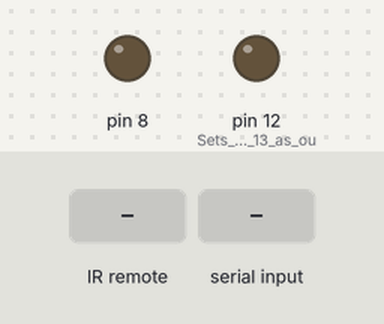
This sketch was run on a simulated Arduino Uno, built with avr-gcc and run on an emulated ATmega328P. Shown: output pins drawn as LEDs (lit = HIGH). The test bench sets the inputs (shaded band).

Above: at 1.2 s.
1.3 s: infrared code 0xFF30CF received
At 2.5 s:
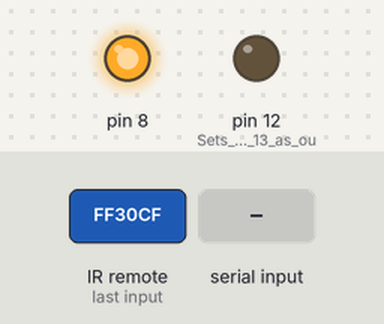
2.8 s: "3" received over Serial
At 3.9 s:
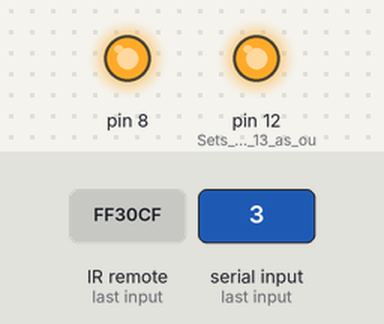
4.3 s: infrared code 0xFF6897 received
At 5.0 s:
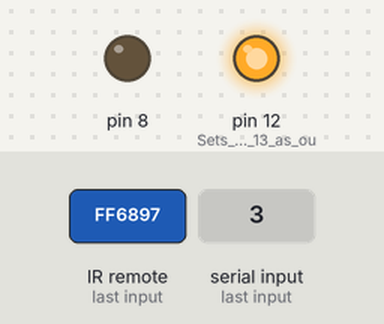
5.8 s: infrared code 0xFF18E7 received
At 6.1 s:
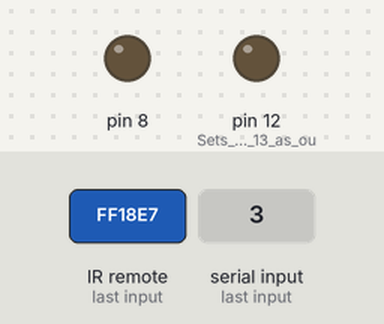
7.3 s: infrared code 0xFF7A85 received
At 8.5 s:
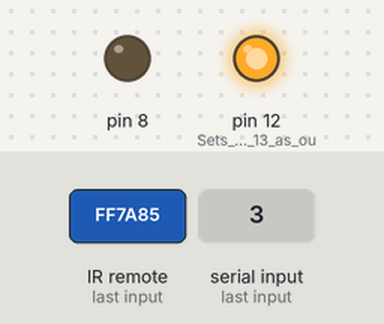
Timing chart, 0 to 9.8 s (numbered marks = the images above; inputs shaded):
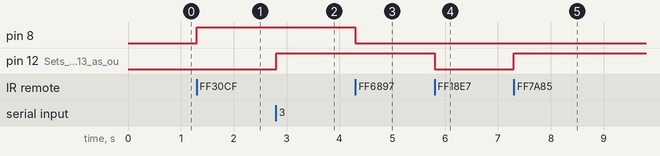

The sketch:

ircontrol.ino
```cpp
#include "IRremote.h"

int receiver = 5; // Signal Pin of IR receiver to Arduino Digital Pin 11
unsigned long last = millis();
char data = 0;                //Variable for storing received data

IRrecv irrecv(receiver);     // create instance of 'irrecv'
decode_results results;      // create instance of 'decode_results'

void setup()
{
  Serial.begin(9600);
  irrecv.enableIRIn(); // Start the receiver
  pinMode(12, OUTPUT);        //Sets digital pin 13 as output pin
  pinMode(8, OUTPUT);
}

void loop() {
  if (irrecv.decode(&results)) {
    if (millis() - last > 250) {
      translateIR();
    }
    last = millis();
    irrecv.resume(); // Receive the next value
  }
  if (Serial.available() > 0) {
    translateBT();
  }
}

void translateIR() {
  switch(results.value) {
    case 0xFF6897: digitalWrite(8, LOW);    break;
    case 0xFF30CF: digitalWrite(8, HIGH);    break;
    case 0xFF18E7: digitalWrite(12, LOW);    break;
    case 0xFF7A85: digitalWrite(12, HIGH);    break;
  }
}

void translateBT() {
  data = Serial.read();
  if(data == '0')            //Checks whether value of data is equal to 1
      digitalWrite(8, LOW);  //If value is 1 then LED turns ON
    else if(data == '1')       //Checks whether value of data is equal to 0
      digitalWrite(8, HIGH);   //If value is 0 then LED turns OFF
    else if (data == '2')
      digitalWrite(12, LOW);
    else if (data == '3')
      digitalWrite(12, HIGH);
}
```

Measured:
- after the input at 1.3 s, pin 8: LOW → HIGH at once
- after the input at 2.8 s, pin 12 (Sets_digital_pin_13_as_ou): LOW → HIGH at once
- after the input at 4.3 s, pin 8: HIGH → LOW at once
- after the input at 5.8 s, pin 12 (Sets_digital_pin_13_as_ou): HIGH → LOW at once
- after the input at 7.3 s, pin 12 (Sets_digital_pin_13_as_ou): LOW → HIGH at once
